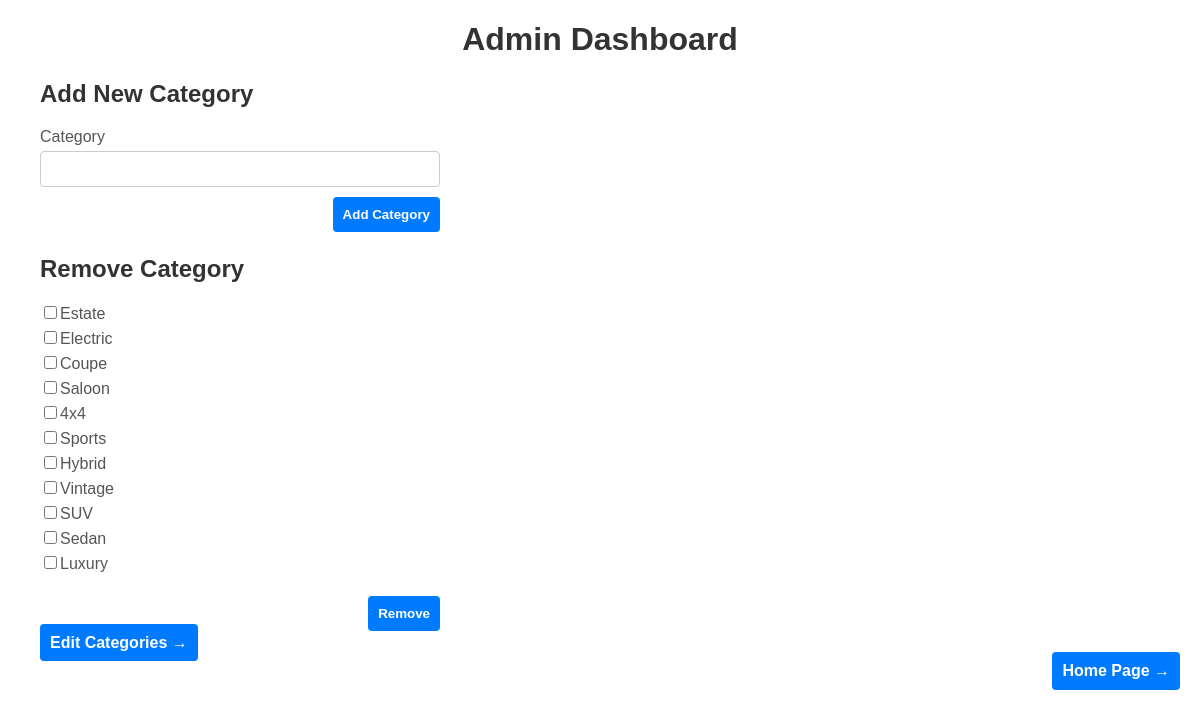
Page /adminCategories.php on the committed database.
### tables this page shows
CREATE TABLE `category` (
  `category_id` int(11) NOT NULL AUTO_INCREMENT,
  `category_name` varchar(20) NOT NULL,
  PRIMARY KEY (`category_id`)
);

### public/deleteCategory.php (the view, shortened to what this page needs)
<?php
require('dbconnect.php');
?>
<!DOCTYPE html>
<html lang="en">
<head>
</head>
<body>
    <div>
        <h2>Remove Category</h2>
        <form action="deleteCategory.php" method="POST">
            <?php
            $statement = $Connection->prepare('select * from category');
            $statement->execute();
            $categories = $statement->fetchAll(PDO::FETCH_ASSOC);
            foreach ($categories as $category) {
                echo '<input type="checkbox" name="selected_categories[]" value="' . $category['category_id'] . '">';
                echo '<label>' . $category['category_name'] . '</label><br>';
            }
            ?>
            <br />
            <button type="submit">Remove</button>
        </form>
    </div>
</body>
</html>

### public/adminCategories.php (style rules this page uses)
body { font-family: Arial, sans-serif; margin: 20px; }

### public/addCategory.php (style rules this page uses)
form { max-width: 400px; }
label { display: block; margin-bottom: 5px; color: #555; }
button { background-color: #007bff; color: #fff; font-weight: bold; padding: 10px; border: none; border-radius: 4px; cursor: pointer; }

### public/deleteCategory.php (style rules this page uses)
div { font-family: Arial, sans-serif; margin: 20px; }
h2 { color: #333; }
form { max-width: 400px; }
label { display: inline-block; margin-bottom: 5px; color: #555; }
button { background-color: #007bff; color: #fff; font-weight: bold; padding: 10px; border: none; border-radius: 4px; cursor: pointer; float: right; }

### rows in the picture
category: category_name "Estate"
category: category_name "Electric"
category: category_name "Coupe"
category: category_name "Saloon"
category: category_name "4x4"
category: category_name "Sports"
category: category_name "Hybrid"
category: category_name "Vintage"
category: category_name "SUV"
category: category_name "Sedan"
category: category_name "Luxury"
